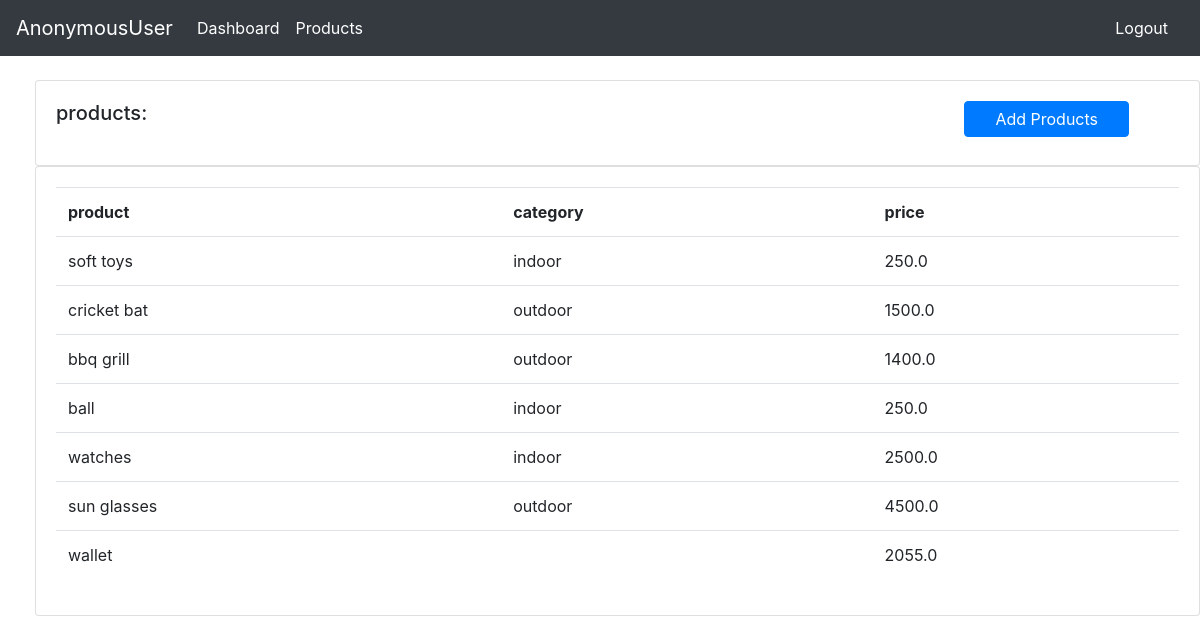
Screenshot of /products/ with the database file from the repository.
### accounts/models.py (models this page shows, shortened)
class products(models.Model):
    CATEGORY=(
        ('indoor','indoor'),
        ('outdoor','outdoor'),
    )
    prod_name=models.CharField(max_length=50)
    prod_price=models.FloatField()
    prod_category=models.CharField(max_length=50, choices=CATEGORY, blank=True)
    prod_desc=models.CharField(max_length=100)
    date_created=models.DateField(auto_now_add=True)
    TAGS=models.ManyToManyField(tag, blank=True)

### accounts/views.py (the view)
# urls.py: path('products/',product),
def product(request):
    product=products.objects.all()
    contexts={'prod':product}
    return render(request,'products.html', contexts)

### accounts/templates/products.html (shortened to what this page needs)
{%extends 'base.html'%}
{%block msg%}
<br>
<div class="row" style="margin-left: 20px;">
    <div class="col-md">
        <div class="card card-body">
            <h5 ><a href="/Add_product" id="jdh" class="btn btn-primary">Add Products</a>products:</h5>
        </div>
        <div class="card card-body">
            <table class="table">
                <tr>
                    <th>product</th>
                    <th>category</th>
                    <th>price</th>
                </tr>
                {%for i in prod%}
                    <tr>
                        <td>{{i.prod_name}}</td>
                        <td>{{i.prod_category}}</td>
                        <td>{{i.prod_price}}</td>
                    </tr>
                {%endfor%}
            </table>
        </div>
    </div>
</div>
{%endblock%}

### accounts/templates/base.html (shortened to what this page needs)
<!doctype html>
<html lang="en">
  <head>
    <link rel="stylesheet" href="https://cdn.jsdelivr.net/npm/bootstrap@4.0.0/dist/css/bootstrap.min.css">
  </head>
  <body>
    <nav class="navbar navbar-expand-lg navbar-dark bg-dark">
        <a class="navbar-brand" href="#">{{request.user}}</a>
        <div class="collapse navbar-collapse" id="navbarSupportedContent">
          <ul class="navbar-nav mr-auto">
            <li class="nav-item active">
              <a class="nav-link" href="/">Dashboard <span class="sr-only">(current)</span></a>
            </li>
            <li class="nav-item active">
                <a class="nav-link" href="/products">Products <span class="sr-only">(current)</span></a>
              </li>
          </ul>
        </div><span> <a class="nav-link " style="color: white;" href="/logout">Logout</a></span>
      </nav>
      {%block msg%}         {%endblock%}
  </body>
</html>

### accounts/templates/products.html (style rules this page uses)
h5 { display: inline-block; padding-right: 50px; }
#jdh { justify-content: center; float: right; text-align: center; padding: 5px 30px 5px 30px; }

### rows the page displays
products: prod_name "soft toys", prod_category "indoor", prod_price "250.0"
products: prod_name "cricket bat", prod_category "outdoor", prod_price "1500.0"
products: prod_name "bbq grill", prod_category "outdoor", prod_price "1400.0"
products: prod_name "ball", prod_category "indoor", prod_price "250.0"
products: prod_name "watches", prod_category "indoor", prod_price "2500.0"
products: prod_name "sun glasses", prod_category "outdoor", prod_price "4500.0"
products: prod_name "wallet", prod_price "2055.0"

### other values shown
{{ request.user }} "AnonymousUser"
